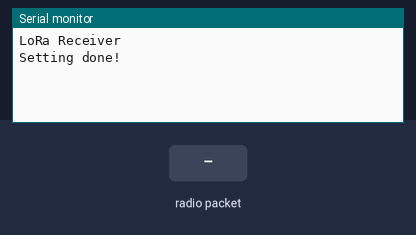
This sketch was run on a simulated Arduino Uno, built with avr-gcc and run on an emulated ATmega328P. Shown: the last lines printed to the serial monitor. The test bench sets the inputs (shaded band). No radio packets arrive unless stated.

Above: at 1.2 s.
1.3 s: radio packet "1" arrives
At 1.9 s:
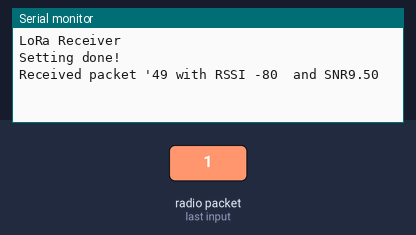
2.8 s: radio packet "0" arrives
At 4.0 s:
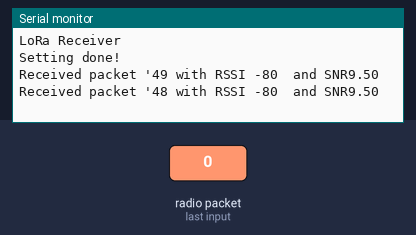
4.3 s: radio packet "2" arrives
At 5.4 s:
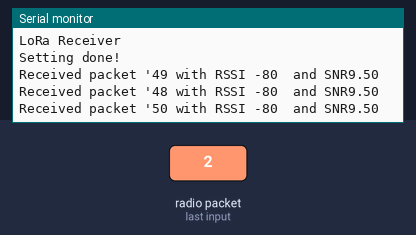

The sketch:

RX_Test.ino
```cpp
#include <SPI.h>
#include <LoRa.h>

int data = 0;
void setup() {
  Serial.begin(9600);
  while (!Serial);

  Serial.println("LoRa Receiver");

  // SET FREQUENCY
  if (!LoRa.begin(433E6)) {
    Serial.println("Starting LoRa failed!");
    while (1);
  }
  // CONFIGURATION
  LoRa.setSpreadingFactor(12);
  LoRa.setSignalBandwidth(125E3);
  LoRa.setCodingRate4(5);
  LoRa.setPreambleLength(8);
  LoRa.setSyncWord(0x34);
  LoRa.enableCrc();
  Serial.println("Setting done!");
}

void loop() {
  // try to parse packet
  int packetSize = LoRa.parsePacket();
  if (packetSize) {
    // received a packet
    Serial.print("Received packet '");

    // read packet
    while (LoRa.available()) {
      Serial.print((uint8_t)LoRa.read());
    }

    // print RSSI of packet
    Serial.print(" with RSSI ");
    Serial.print(LoRa.packetRssi());

    Serial.print("  and SNR");
    Serial.println(LoRa.packetSnr());
  }

}
```

Measured:
- after the input at 1.3 s, the serial monitor: prints a new line at once (image 1)
- after the input at 2.8 s, the serial monitor: prints a new line at once (image 2)
- after the input at 4.3 s, the serial monitor: prints a new line at once (image 3)
